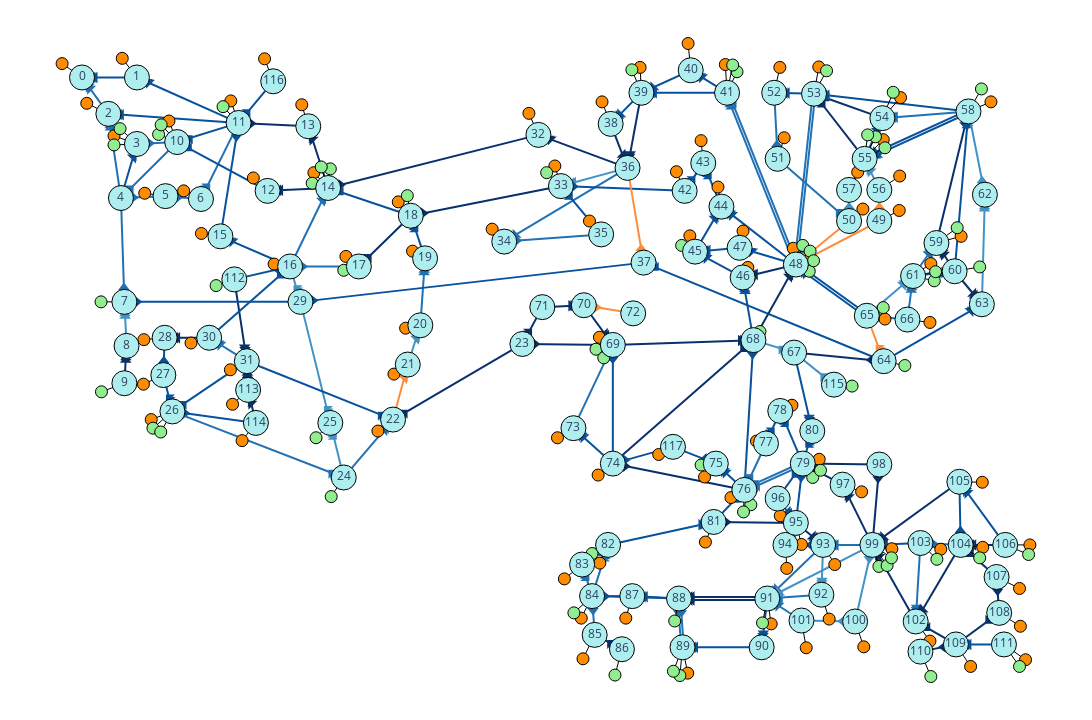

The code cell stored with this chart in its notebook:
### Code cell
from grid2op.PlotGrid import PlotPlotly #PlotMatplot
plot_helper = PlotPlotly(env.observation_space)
obs_simu, reward, done, _=obs.simulate(action=action)
fig = plot_helper.plot_obs(obs_simu,line_info=None,
                                  load_info=None,  # i don't plot anything concerning the load
                                  gen_info=None)
fig.show()
